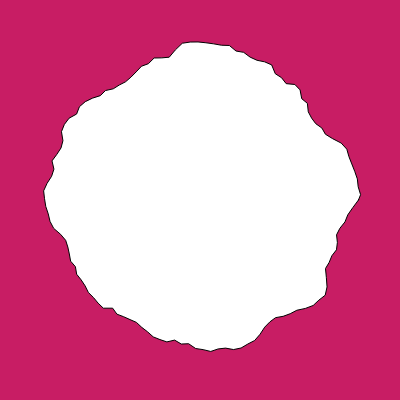
Frame 1 (no input)
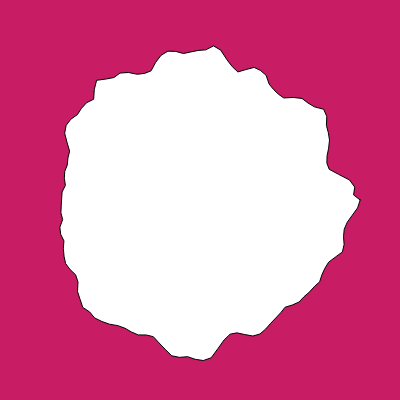
Frame 60 (no input)
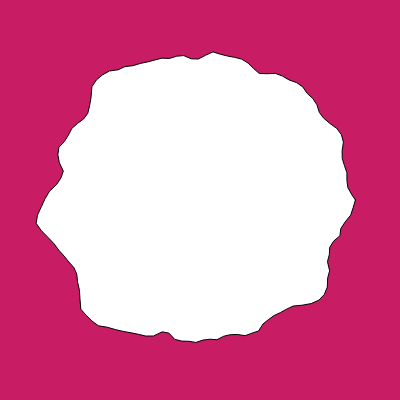
Frame 120 (the mouse pressed at the canvas centre since frame 60)

The p5.js sketch that drew these frames (run headless with seeded random() and noise() and a simulated clock; from frame 60 on, the mouse is pressed at the canvas centre):

// p5.js sketch
// ── sketch.js
let yoff = 0.0;

function setup() {
  createCanvas(400, 400);
}

function draw() {
  background(200, 29, 100);

  translate(width / 2, height / 2);

  var radius = 150;

  beginShape();
  let xoff = 0;
  for (var a = 0; a < TWO_PI; a += 0.05) { 
    let offset = map(noise(xoff, yoff), 0, 1, -25, 25);
    let r = radius + offset;
    let x = r * cos(a);
    let y = r * sin(a);
    vertex(x, y);
    xoff += 0.15; 
  }
  endShape(CLOSE); 

  yoff += 0.05;
}
